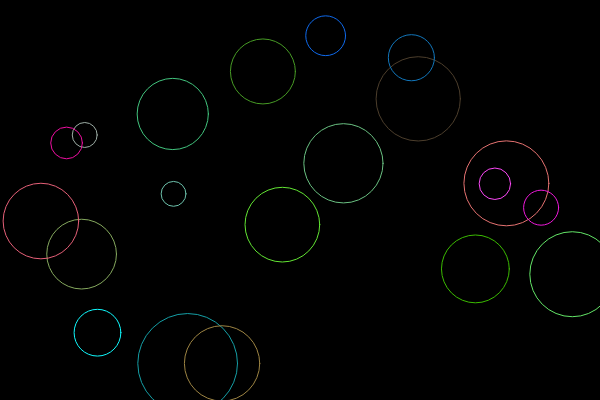
Frame 1 (no input)
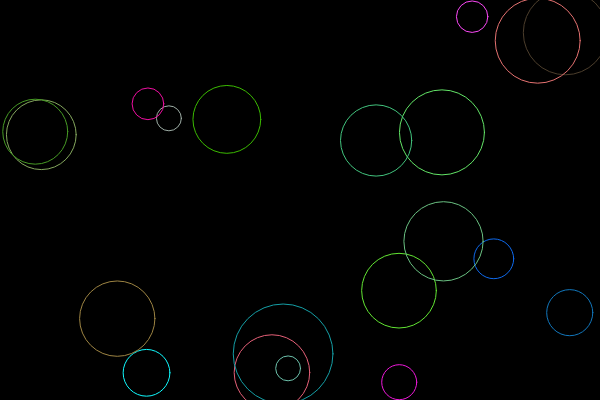
Frame 60 (no input)
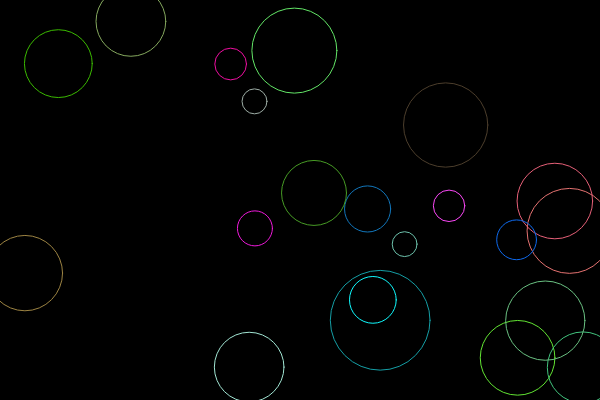
Frame 120 (the mouse pressed at the canvas centre since frame 60)

The p5.js sketch that drew these frames (run headless with seeded random() and noise() and a simulated clock; from frame 60 on, the mouse is pressed at the canvas centre):

// p5.js sketch
// ── sketch.js
// ADD & REMOVE BOUNCING CIRCLES ASGN START CODE

// DECLARE GLOBAL VARIABLES
var circles = [];

// SETUP FUNCTION - Runs once at beginning of program
function setup() {
    createCanvas(600, 400);

    // Initialize Variables
    for (var i = 0; i < 20; i++) {
        circles.push(new BouncingCircle(random(30, width - 30), random(30, height - 30), random(-5, 5), random(-5, 5)));
    }
}

// DRAW FUNCTION - Loops @ 60FPS by default
function draw() {
    background(0);
    for (var i = 0; i < circles.length; i++) {
        circles[i].call();
    }
}

function mousePressed() {
    var clicked = false;
    for (var i = 0; i < circles.length; i++) {
        if (circles[i].clicked()) {
            circles.splice(i, 1);
            clicked = true;
            break;
        }
    }

    if (!clicked) {
        circles.push(new BouncingCircle(mouseX, mouseY, random(-5, 5), random(-5, 5)));
    }
}

function keyPressed() {
    if (keyCode == 32) {
        circles = [];
    }
}

// ── bouncingCircle.js
function BouncingCircle(x, y, xSpeed, ySpeed) {
    // Properties (State)
    // this.x = random(30, width - 30);
    // this.y = random(30, height - 30);
    this.x = x;
    this.y = y;
    this.r = random(10, 50);
    this.xSpeed = xSpeed;
    this.ySpeed = ySpeed;
    this.col = color(random(255), random(255), random(255));

    this.clicked = function() {
        var d = dist(mouseX, mouseY, this.x, this.y);
        if (d <= this.r) {
            return true;
        } else {
            return false;
        }
    }

    // Methods (Behaviour)
    this.update = function() {
        // Move & Bounce Horizontally & Vertically
        this.x += this.xSpeed;
        if (this.x <= 0 + 1/2 * this.r || this.x >= width - 1/2 * this.r) {
            this.xSpeed = this.xSpeed * -1;
        }
        this.y += this.ySpeed;
        if (this.y <= 0 + 1/2 * this.r || this.y >= height - 1/2 * this.r) {
            this.ySpeed = this.ySpeed * -1;
        }
    };

    this.display = function() {
        // Draw this object to the canvas
        noFill();
        stroke(this.col);
        ellipse(this.x, this.y, 2 * this.r);
    }

    this.call = function() {
        this.update();
        this.display();
    }
}
